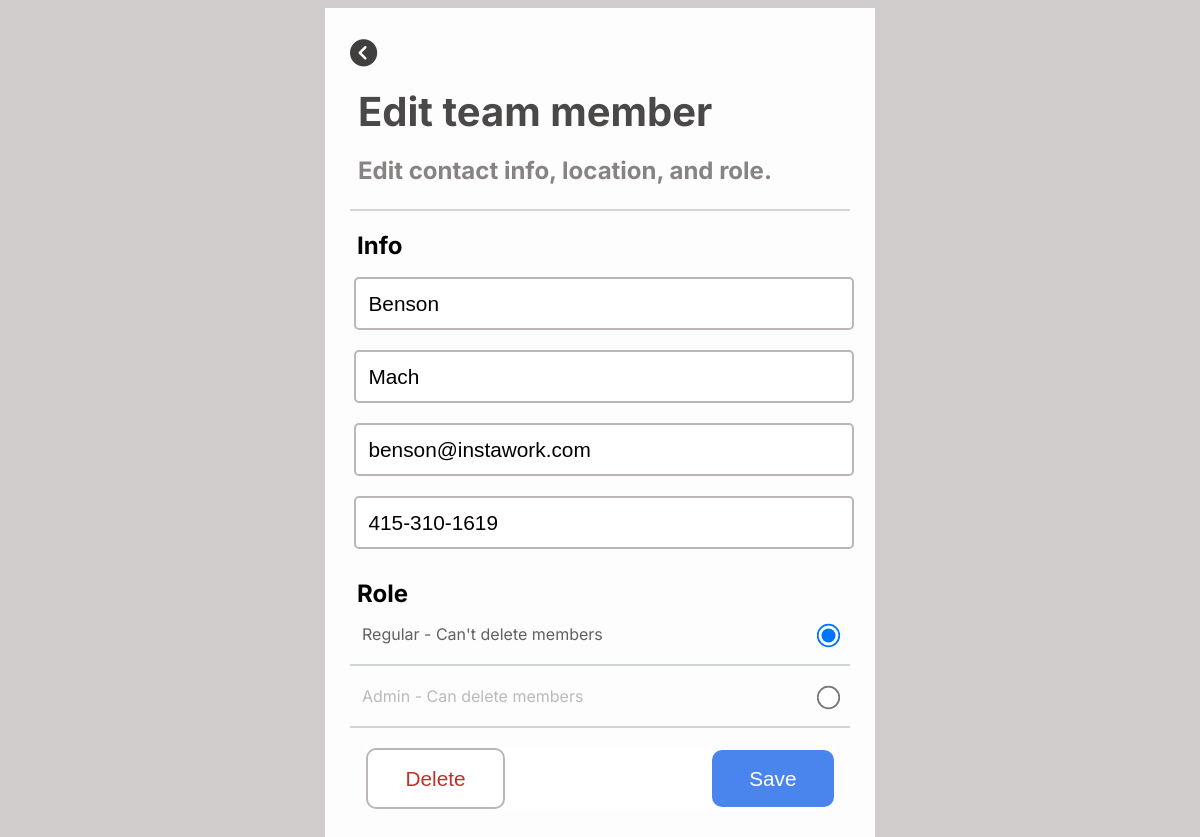
/edit-member/17, run on the app's committed database.
### members/models.py (models this page shows, shortened)
class Members(models.Model):
    first_name = models.CharField(max_length=100)
    last_name = models.CharField(max_length=100)
    email = models.CharField(max_length=100)
    phone_number = models.CharField(max_length=50)
    role = models.CharField(max_length=2, choices=ROLE_CHOICES)

### members/views.py (the view, shortened to what this page needs)
# urls.py: path('edit-member/<str:pk>', views.editMember, name="edit-member")
def editMember(request, pk):
    member = Members.objects.get(id=pk)
    return render(request, 'contact-profile.html', {'member': member})

### templates/contact-profile.html (shortened to what this page needs)
{% load static %}
<!DOCTYPE html>
<html>
  <head>
    <link
      rel="stylesheet"
      type="text/css"
      href="{% static 'style-edit.css' %}"
    />
  </head>
  <body>
    <div class="container">
      <header class="header">
        <a href="{% url 'index' %}">
          <i class="fas fa-chevron-circle-left back-btn"></i>
        </a>
        <div class="header-box">
		  <h2 class="header-title">Edit team member<h2/>
		  <h3 class="header-sentence">Edit contact info, location, and role.<h3/>
        </div>
		<hr />
      </header>
      <form action="" method="POST">
        <section>
		  <h1 class="info-title">Info</h1>
          <div class="info-line">
            <input
              type="text"
              class="type"
              name="firstname"
              placeholder="First Name"
              value="{{member.first_name}}"
            />
          </div>
          <div class="info-line">
            <input
              type="text"
              class="type"
              name="lastname"
              placeholder="Last Name"
              value="{{member.last_name}}"
            />
          </div>
          <div class="info-line">
            <input
              type="text"
              class="type"
              name="emailaddress"
              placeholder="Email Address"
              value="{{member.email}}"
            />
          </div>
          <div class="info-line">
            <input
              type="text"
              class="type"
              name="phonenumber"
              placeholder="Phone Number"
              value="{{member.phone_number}}"
            />
          </div>
		  <h1 class="role-title">Role</h1>
		  <div>
			<div class="label">
				<input type="radio" name="role" id="Regular" value="R"/>
        <label for="Regular">Regular - Can't delete members</label>
			</div>
			<hr />
			<div class="label">
				<input type="radio" name="role" id="Admin" value="A"/>
        <label for="Admin">Admin - Can delete members</label>
			</div>
			<hr />
		  </div>
        </section>
        <section class="button-container">
            <button type="submit" class="delete-button" name="delete">Delete</button>
            <button type="submit" class="edit-button" name="update">Save</button>
        </section>
      </form>
    </div>
  </body>
</html>

### static/style-edit.css (style rules this page uses)
body { font-family: "Inter"; background-color: #d1cdcd; }
.label { display: flex; justify-content: space-between; flex-direction: row-reverse; margin-left: 12px; margin-right: 12px; }
.label label { color: #bcb9b9; }
.label input[type="radio"]:checked + label { color: #636060; }
.container { height: 100%; max-width: 500px; margin: 0 auto; background-color: #fdfdfd; height: auto; padding: 5px 25px 5px; }
input[type="radio"] { transform: scale(1.8); }
a { text-decoration: none; }
hr { border: 1px solid #d2d5d7; margin-top: 20px; margin-bottom: 20px; }
.header { color: #ffffff; }
.back-btn { color: #413e3e; font-size: 1.7em; margin-top: 1em; }
.header-box { margin-left: 8px; }
.info-line { width: 100%; padding: 10px 7px 10px 4px; margin: auto auto; display: flex; outline: none; }
.info-title { margin-left: 7px; margin-bottom: 7px; }
.role-title { margin-left: 7px; margin-bottom: 16px; }
.type { border: 2px solid #bdb6b6; padding: 0.6em 0.6em 0.6em 0.6em; width: 100%; border-radius: 5px; font-size: 1.3em; }
.button-container { background-color: #ffffff; margin-bottom: 1.5em; color: #fff; display: flex; justify-content: space-between; align-items: center; margin-left: 1em; margin-right: 1em; }
.delete-button { background-color: #ffffff; border: none; color: #c32e2e; font-size: 1.3em; padding: 0.8em 1.8em 0.8em 1.8em; border-radius: 10px; border: 2px solid #bdb6b6; outline: none; cursor: pointer; }
.edit-button { background-color: #4985ed; border: none; color: #fff; font-size: 1.3em; padding: 0.8em 1.8em 0.8em 1.8em; border-radius: 10px; outline: none; cursor: pointer; }
.header-title { font-size: 2.5em; color: #4b4848; margin-bottom: 0.3em; margin-top: 0.5em; }
.header-sentence { margin-top: 0.3em; font-size: 1.5em; color: #888383; }

### data on the page
Members: firstname "Benson", lastname "Mach", emailaddress "benson@instawork.com", phonenumber "415-310-1619"
